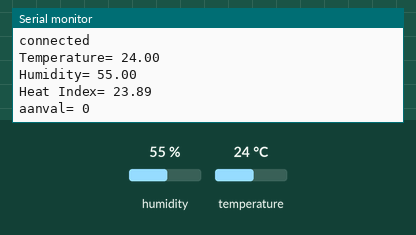
Simulated run of this sketch. Board: Arduino Uno, built with avr-gcc and run on an emulated ATmega328P. Shown: the last lines printed to the serial monitor. The test bench sets the inputs (shaded band); at power-on: humidity 55 %, temperature 24 °C. WiFi joins after 1.5 s; servers stay silent unless stated.

Above: at 3.0 s.
3.1 s: humidity set to 22 %
At 5.5 s:
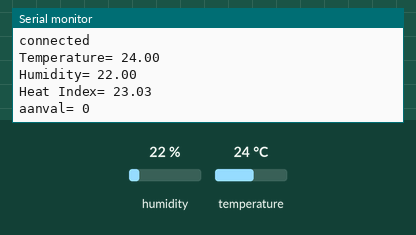
6.1 s: temperature set to 12 °C
At 8.5 s:
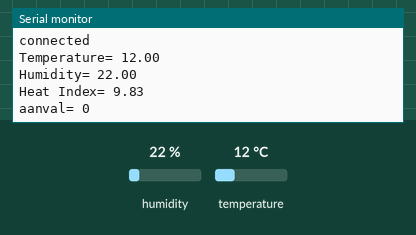
9.1 s: humidity set to 40 %
At 12.1 s:
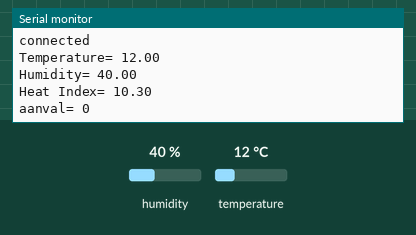
Timing chart, 0 to 13.6 s (numbered marks = the images above; inputs shaded):
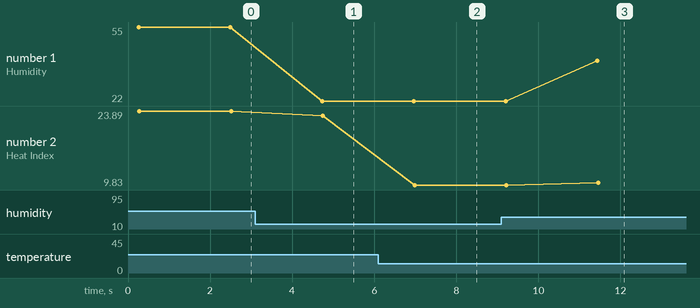

The sketch:

DHTtester.ino
```cpp
#include "DHT.h"
#include <SPI.h>
#include <Ethernet.h>
#define DHTPIN 2
#define DHTTYPE DHT11
DHT dht(DHTPIN, DHTTYPE);
byte mac[] = { 0xA8, 0x61, 0x0A, 0xAE, 0x96, 0x5E };
byte ip[] = { 10, 10, 10, 21 };
byte serv[] = {10, 10, 10, 20} ;
EthernetClient cliente;


void setup() {
  Serial.begin(9600);
  Ethernet.begin(mac, ip);
  Serial.println(F("DHTxx test!"));
  dht.begin();
  EthernetClient cliente;
}

void loop() {
int aanval = 0;
float hum = dht.readHumidity();
float temp = dht.readTemperature();
float fah = dht.readTemperature(true);
float heat_index = dht.computeHeatIndex(fah, hum);
float heat_indexC = dht.convertFtoC(heat_index);
if (cliente.connect(serv, 8080)) {
Serial.println("connected");
cliente.print("GET /ethernet/arduinoconnect.php?");
cliente.print("temperature=");
cliente.print(temp);
cliente.print("&humidity=");
cliente.print(hum);
cliente.print("&heat_index=");
cliente.print(heat_indexC);
cliente.print("&aanval=");
cliente.println(aanval);
Serial.print("Temperature= ");
Serial.println(temp);
Serial.print("Humidity= ");
Serial.println(hum);
Serial.print("Heat Index= ");
Serial.println(heat_indexC);
Serial.print("aanval= ");
Serial.println(aanval);
cliente.stop();
}
else {
Serial.println("connection failed");
}
delay(2000);
}
```

Measured:
- after the input at 3.1 s, the serial monitor: prints a new line after 1.6 s (image 1)
- after the input at 6.1 s, the serial monitor: prints a new line after 0.85 s (image 2)
- after the input at 9.1 s, the serial monitor: prints a new line after 2.3 s (image 3)
- plotted number 1: 55 → 22 after the input at 3.1 s, 22 → 40 after the input at 9.1 s
- plotted number 2: 23.89 → 23.03 after the input at 3.1 s, 23.03 → 9.83 after the input at 6.1 s, 9.83 → 10.3 after the input at 9.1 s
